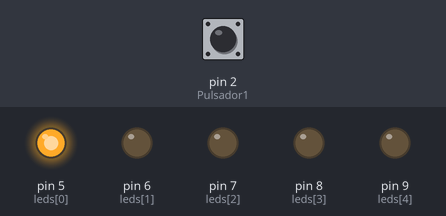
Simulated run of this sketch. Board: Arduino Uno, built with avr-gcc and run on an emulated ATmega328P. On the bench: output pins drawn as LEDs (lit = HIGH). The inputs (shaded band) are chosen by the test bench; at power-on: pin 2 (Pulsador1) LOW. What the sketch prints to the serial monitor is not drawn.

Above: at 0.1 s.
At 0.9 s:
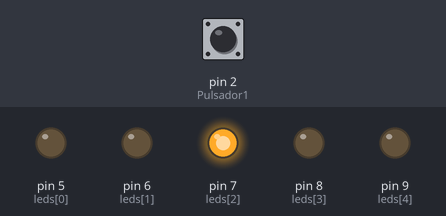
At 1.3 s:
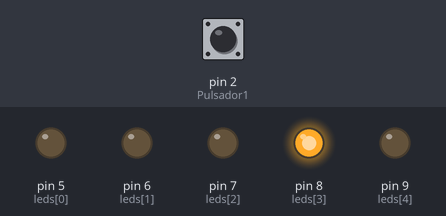
At 1.7 s:
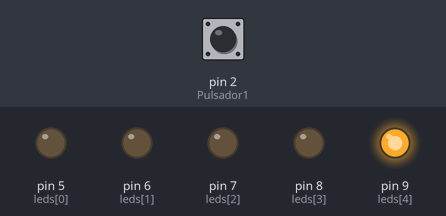
At 2.5 s:
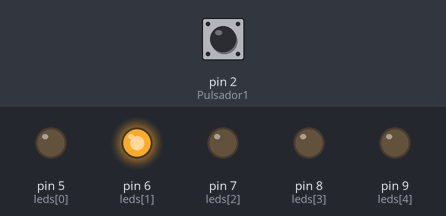
At 4.3 s:
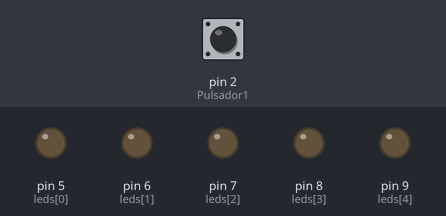
Timing chart, 0 to 4.6 s (numbered marks = the images above):
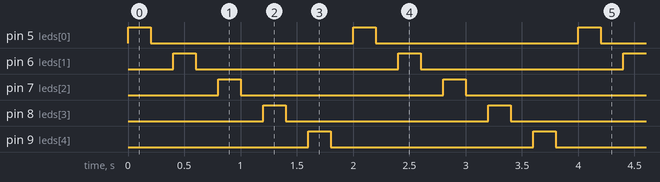

Measured:
- by itself, pin 5 (leds[0]), pin 6 (leds[1]), pin 7 (leds[2]), pin 8 (leds[3]), pin 9 (leds[4]): alternates HIGH for 0.20 s and LOW for 1.8 s
- by itself, everything shown: repeats every 2.0 s, in 10 steps

The sketch:

Practica_2.3.ino
```cpp
  int leds[] = {5, 6, 7, 8, 9};
int tiempo=200;
int Pulsador1 = 2;
int n=0;


void setup(){

  Serial.begin(9600);
  pinMode(5, OUTPUT);
  pinMode(6, OUTPUT);
  pinMode(7, OUTPUT);
  pinMode(8, OUTPUT);
  pinMode(9, OUTPUT);

}

void comprobar(){

if ((digitalRead(Pulsador1)==HIGH) && (tiempo >= 20) && (n==2))
{

tiempo=tiempo-20;

      delay(10);

}

if(tiempo < 20){

tiempo = 200;
Serial.print("Ganaste :)");


  }


}

void loop () {
for( n=0;n<5;n++) {

Serial.print(tiempo);

digitalWrite(leds[n],HIGH);
delay(tiempo);
comprobar();
digitalWrite(leds[n],LOW);
delay(tiempo);
}
}
```
